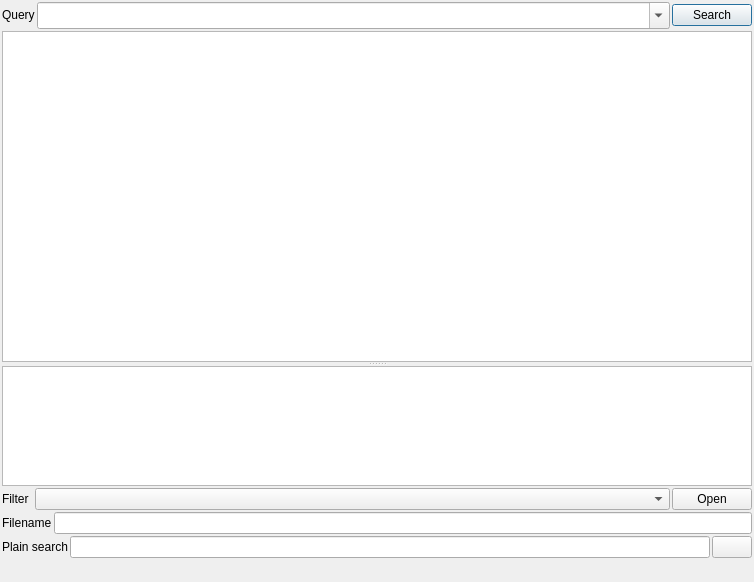
<?xml version="1.0" encoding="UTF-8"?>
<ui version="4.0">
 <class>SearchTab</class>
 <widget class="QWidget" name="SearchTab">
  <property name="geometry">
   <rect>
    <x>0</x>
    <y>0</y>
    <width>754</width>
    <height>582</height>
   </rect>
  </property>
  <property name="windowTitle">
   <string>Form</string>
  </property>
  <layout class="QVBoxLayout" name="verticalLayout">
   <property name="spacing">
    <number>2</number>
   </property>
   <property name="margin">
    <number>2</number>
   </property>
   <item>
    <layout class="QHBoxLayout" name="horizontalLayout_2">
     <item>
      <widget class="QLabel" name="label">
       <property name="sizePolicy">
        <sizepolicy hsizetype="Minimum" vsizetype="Fixed">
         <horstretch>0</horstretch>
         <verstretch>0</verstretch>
        </sizepolicy>
       </property>
       <property name="text">
        <string>Query</string>
       </property>
      </widget>
     </item>
     <item>
      <widget class="KComboBox" name="editSearch">
       <property name="sizePolicy">
        <sizepolicy hsizetype="Expanding" vsizetype="Fixed">
         <horstretch>0</horstretch>
         <verstretch>0</verstretch>
        </sizepolicy>
       </property>
       <property name="font">
        <font>
         <pointsize>12</pointsize>
        </font>
       </property>
       <property name="editable">
        <bool>true</bool>
       </property>
       <property name="duplicatesEnabled">
        <bool>false</bool>
       </property>
       <property name="autoCompletion">
        <bool>false</bool>
       </property>
      </widget>
     </item>
     <item>
      <widget class="QPushButton" name="buttonSearch">
       <property name="text">
        <string>Search</string>
       </property>
       <property name="default">
        <bool>true</bool>
       </property>
      </widget>
     </item>
    </layout>
   </item>
   <item>
    <widget class="QSplitter" name="splitter">
     <property name="orientation">
      <enum>Qt::Vertical</enum>
     </property>
     <property name="childrenCollapsible">
      <bool>false</bool>
     </property>
     <widget class="QTableWidget" name="listResults">
      <property name="mouseTracking">
       <bool>true</bool>
      </property>
      <property name="selectionMode">
       <enum>QAbstractItemView::SingleSelection</enum>
      </property>
      <property name="selectionBehavior">
       <enum>QAbstractItemView::SelectRows</enum>
      </property>
      <property name="verticalScrollMode">
       <enum>QAbstractItemView::ScrollPerItem</enum>
      </property>
      <property name="horizontalScrollMode">
       <enum>QAbstractItemView::ScrollPerPixel</enum>
      </property>
      <property name="gridStyle">
       <enum>Qt::DotLine</enum>
      </property>
      <property name="cornerButtonEnabled">
       <bool>false</bool>
      </property>
     </widget>
     <widget class="QTextBrowser" name="snippetBrowser">
      <property name="sizePolicy">
       <sizepolicy hsizetype="Expanding" vsizetype="Preferred">
        <horstretch>0</horstretch>
        <verstretch>0</verstretch>
       </sizepolicy>
      </property>
      <property name="minimumSize">
       <size>
        <width>0</width>
        <height>30</height>
       </size>
      </property>
      <property name="maximumSize">
       <size>
        <width>16777215</width>
        <height>120</height>
       </size>
      </property>
     </widget>
    </widget>
   </item>
   <item>
    <layout class="QHBoxLayout" name="horizontalLayout">
     <item>
      <layout class="QHBoxLayout" name="_2">
       <property name="spacing">
        <number>6</number>
       </property>
       <property name="margin">
        <number>0</number>
       </property>
       <item>
        <widget class="QLabel" name="label_2">
         <property name="sizePolicy">
          <sizepolicy hsizetype="Minimum" vsizetype="Fixed">
           <horstretch>0</horstretch>
           <verstretch>0</verstretch>
          </sizepolicy>
         </property>
         <property name="text">
          <string>Filter</string>
         </property>
         <property name="buddy">
          <cstring>comboFilter</cstring>
         </property>
        </widget>
       </item>
       <item>
        <widget class="QComboBox" name="comboFilter">
         <property name="sizePolicy">
          <sizepolicy hsizetype="Expanding" vsizetype="Fixed">
           <horstretch>0</horstretch>
           <verstretch>0</verstretch>
          </sizepolicy>
         </property>
        </widget>
       </item>
      </layout>
     </item>
     <item>
      <widget class="QPushButton" name="buttonOpen">
       <property name="text">
        <string>Open</string>
       </property>
       <property name="flat">
        <bool>false</bool>
       </property>
      </widget>
     </item>
    </layout>
   </item>
   <item>
    <layout class="QHBoxLayout" name="horizontalLayout_3">
     <item>
      <widget class="QLabel" name="label_6">
       <property name="text">
        <string>Filename</string>
       </property>
       <property name="buddy">
        <cstring>filenameEdit</cstring>
       </property>
      </widget>
     </item>
     <item>
      <widget class="QLineEdit" name="filenameEdit">
       <property name="enabled">
        <bool>true</bool>
       </property>
       <property name="focusPolicy">
        <enum>Qt::ClickFocus</enum>
       </property>
       <property name="readOnly">
        <bool>true</bool>
       </property>
      </widget>
     </item>
    </layout>
   </item>
   <item>
    <layout class="QHBoxLayout" name="horizontalLayout_4">
     <item>
      <widget class="QLabel" name="label_3">
       <property name="text">
        <string>Plain search</string>
       </property>
      </widget>
     </item>
     <item>
      <widget class="KLineEdit" name="editDir">
       <property name="urlDropsEnabled">
        <bool>false</bool>
       </property>
       <property name="showClearButton" stdset="0">
        <bool>true</bool>
       </property>
      </widget>
     </item>
     <item>
      <widget class="QPushButton" name="buttonDir">
       <property name="text">
        <string/>
       </property>
      </widget>
     </item>
    </layout>
   </item>
   <item>
    <layout class="QHBoxLayout" name="horizontalLayout_5">
     <item>
      <spacer name="horizontalSpacer">
       <property name="orientation">
        <enum>Qt::Horizontal</enum>
       </property>
       <property name="sizeHint" stdset="0">
        <size>
         <width>40</width>
         <height>20</height>
        </size>
       </property>
      </spacer>
     </item>
     <item>
      <widget class="QLabel" name="labelStatus">
       <property name="text">
        <string/>
       </property>
      </widget>
     </item>
    </layout>
   </item>
  </layout>
 </widget>
 <customwidgets>
  <customwidget>
   <class>KComboBox</class>
   <extends>QComboBox</extends>
   <header>kcombobox.h</header>
  </customwidget>
  <customwidget>
   <class>KLineEdit</class>
   <extends>QLineEdit</extends>
   <header>klineedit.h</header>
  </customwidget>
 </customwidgets>
 <tabstops>
  <tabstop>editSearch</tabstop>
  <tabstop>buttonSearch</tabstop>
  <tabstop>listResults</tabstop>
  <tabstop>snippetBrowser</tabstop>
  <tabstop>comboFilter</tabstop>
  <tabstop>buttonOpen</tabstop>
  <tabstop>filenameEdit</tabstop>
 </tabstops>
 <resources/>
 <connections/>
</ui>
